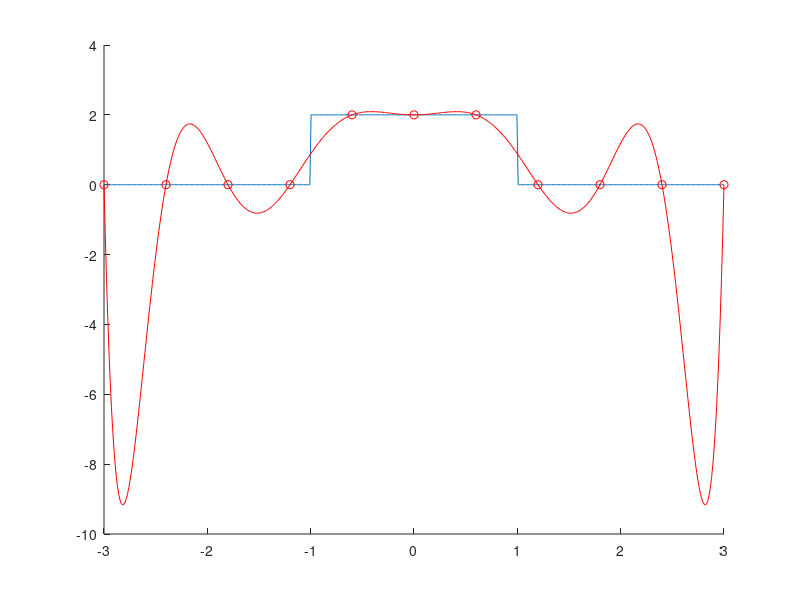

MATLAB code to generate this figure:
clear all
close all
clc
hold on

% tracer du sinus
nt=500;
x0=-3:6/nt:3;
x0=x0';
y0=(abs(x0)<1.)*2;
plot(x0,y0)

% points de collocation
nc=10;
xc=-3:6/nc:3;
xc=xc';
yc=(abs(xc)<1.)*2;

% matrice de Vandermonde
A=ones(nc+1,1);
format long
for i=1:nc
    A=[A (xc.^i)];
end

% resolution du systeme
a=A\yc;

% coefficients du polynome
a=fliplr(a') ;

% tracer des points
y=polyval(a,xc);
plot(xc,y,'ro')

% tracer de la courbe d'interpolation
y=polyval(a,x0);
plot(x0,y,'r')
